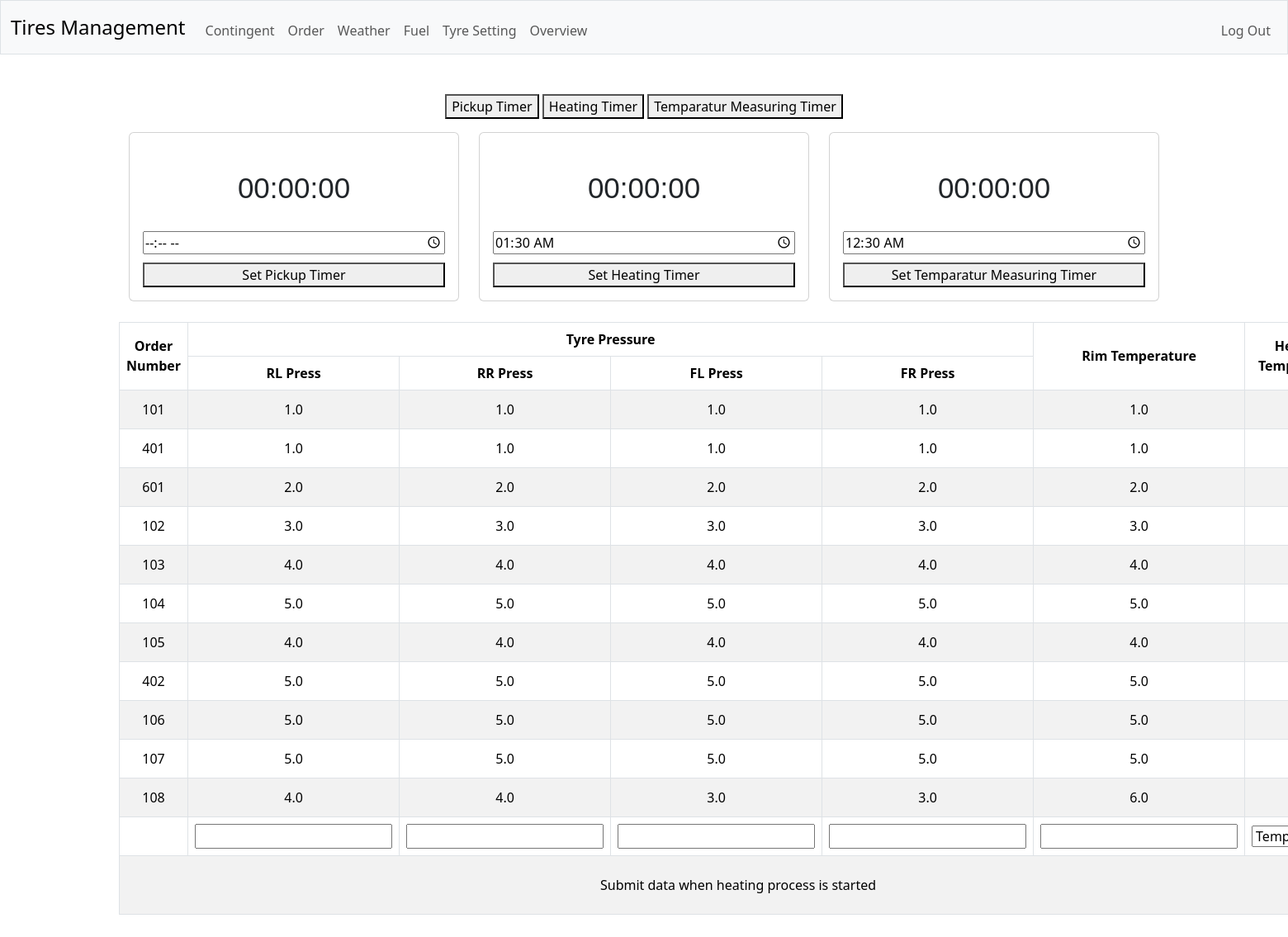
Page /setting (signed in) on the committed database.
### tables this page shows
CREATE TABLE 'tyre_settings' (
    id INTEGER PRIMARY KEY AUTOINCREMENT NOT NULL,
    order_number TEXT UNIQUE NOT NULL,
    rl_press REAL NOT NULL,
    rr_press REAL NOT NULL,
    fl_press REAL NOT NULL,
    fr_press REAL NOT NULL,
    rim_temp REAL NOT NULL, 
    heating_temp INTEGER NOT NULL,
    heating_start DATETIME NOT NULL,
    heating_end DATETIME DEFAULT '0000-00-00 00:00:00', status TEXT NOT NULL,
    FOREIGN KEY (order_number) REFERENCES orders(order_number)
);

### app.py (the view, shortened to what this page needs)
@app.route("/setting", methods=["GET", "POST"])
@login_required
def setting():
    current_order = db.execute("SELECT * FROM orders ORDER BY id DESC LIMIT 1")
    if not current_order:
        return apology("You have no available tyre set. Add an order first", 500)
    else:
        order_number = current_order[0]['order_number']
    data = db.execute("SELECT * FROM tyre_settings")
    return render_template("setting.html", data=data)

### app.py (called while the page is built)
@app.after_request
def after_request(response):
    response.headers["Cache-Control"] = "no-cache, no-store, must-revalidate"
    response.headers["Expires"] = 0
    response.headers["Pragma"] = "no-cache"
    return response

### helpers.py (called while the page is built)
def login_required(f):
    @wraps(f)
    def decorated_function(*args, **kwargs):
        if session.get("user_id") is None:
            return redirect("/login")
        return f(*args, **kwargs)
    return decorated_function

### templates/setting.html (shortened to what this page needs)
{% extends "layout.html" %}
{% block main %}
    <div class="container-fluid">
        <table class="table table-striped table-bordered">
            <thead>
                <tr>
                    <th rowspan="2">Order Number</th>
                    <th colspan="4">Tyre Pressure</th>
                    <th rowspan="2">Rim Temperature</th>
                    <th rowspan="2">Heating Temperature</th>
                </tr>
                <tr>
                    <th>RL Press</th>
                    <th>RR Press</th>
                    <th>FL Press</th>
                    <th>FR Press</th>
                </tr>
            </thead>
            <tbody>
                {% for item in data %}
                    <tr>
                        <td>{{ item.order_number}}</td>
                        <td>{{ item.rl_press }}</td>
                        <td>{{ item.rr_press }}</td>
                        <td>{{ item.fl_press }}</td>
                        <td>{{ item.fr_press }}</td>
                        <td>{{ item.rim_temp }}</td>
                        <td>{{ item.heating_temp }}</td>
                    </tr>
                {% endfor %}
                <tr>
                    <form action="/setting" method="post">
                        <td></td>
                        <td>
                            <input required autocomplete="off" name="rlPress" type="number" step="0.01">
                        </td>
                        <td>
                            <input required autocomplete="off" name="rrPress" type="number" step="0.01">
                        </td>
                        <td>
                            <input required autocomplete="off" name="flPress" type="number" step="0.01">
                        </td>
                        <td>
                            <input required autocomplete="off" name="frPress" type="number" step="0.01">
                        </td>
                        <td>
                            <input required autocomplete="off" name="rimTemp" type="number" step="0.01">
                        </td>
                        <td>
                            <select required name="heatingTemp">
                                <option disabled selected value="temp">Temperature</option>
                            </select>
                        </td>
                    </form>
                </tr>
                <tr>
                    <td colspan="7">Submit data when heating process is started</td>
                </tr>
            </tbody>
        </table>
    </div>
{% endblock %}

### static/styles.css (style rules this page uses)
table.table td, table.table th { vertical-align: middle; }

### rows in the picture
tyre_settings: order_number "101", rl_press "1.0", rr_press "1.0", fl_press "1.0", fr_press "1.0", rim_temp "1.0"
tyre_settings: order_number "401", rl_press "1.0", rr_press "1.0", fl_press "1.0", fr_press "1.0", rim_temp "1.0"
tyre_settings: order_number "601", rl_press "2.0", rr_press "2.0", fl_press "2.0", fr_press "2.0", rim_temp "2.0"
tyre_settings: order_number "102", rl_press "3.0", rr_press "3.0", fl_press "3.0", fr_press "3.0", rim_temp "3.0"
tyre_settings: order_number "103", rl_press "4.0", rr_press "4.0", fl_press "4.0", fr_press "4.0", rim_temp "4.0"
tyre_settings: order_number "104", rl_press "5.0", rr_press "5.0", fl_press "5.0", fr_press "5.0", rim_temp "5.0"
tyre_settings: order_number "105", rl_press "4.0", rr_press "4.0", fl_press "4.0", fr_press "4.0", rim_temp "4.0"
tyre_settings: order_number "402", rl_press "5.0", rr_press "5.0", fl_press "5.0", fr_press "5.0", rim_temp "5.0"
tyre_settings: order_number "106", rl_press "5.0", rr_press "5.0", fl_press "5.0", fr_press "5.0", rim_temp "5.0"
tyre_settings: order_number "107", rl_press "5.0", rr_press "5.0", fl_press "5.0", fr_press "5.0", rim_temp "5.0"
tyre_settings: order_number "108", rl_press "4.0", rr_press "4.0", fl_press "3.0", fr_press "3.0", rim_temp "6.0"
